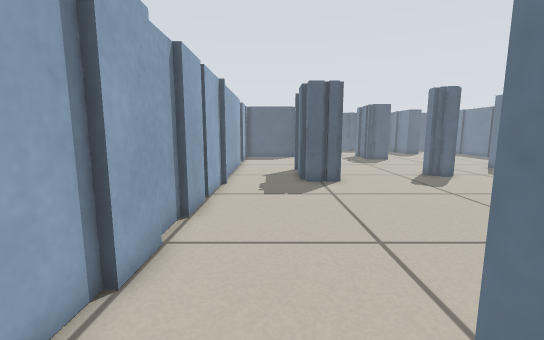
View 1 (above)

20 first-person views from a walk through a world built for the Player/Stage simulator. The camera is 0.51 m above the floor, tilts 8° down and sees 90° across. Floor lines are 1 m apart. The floor is counted in squares, 0.2 m on a side. Each view is taken from the middle of a square. On the plan, view 1 faces up. The plan holds only what a view shows up to about 18 squares ahead; the rest is blank. Robots are left out.

View 2
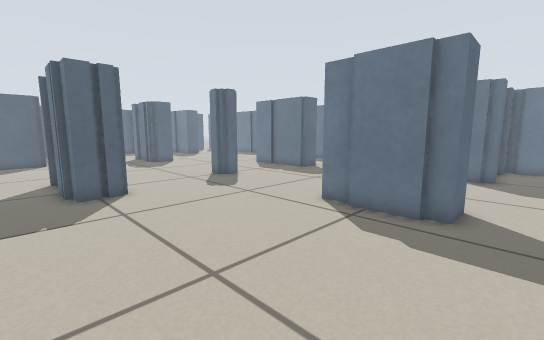

View 3
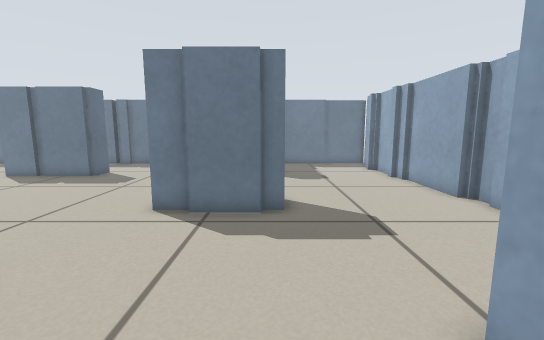

View 4
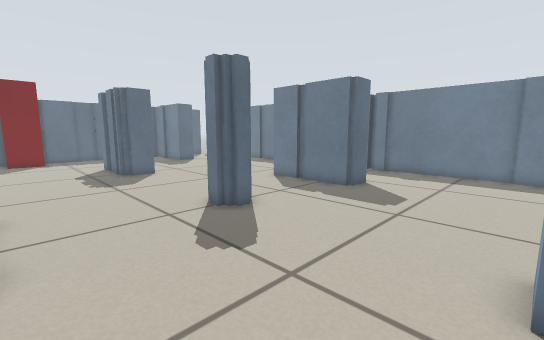

View 5
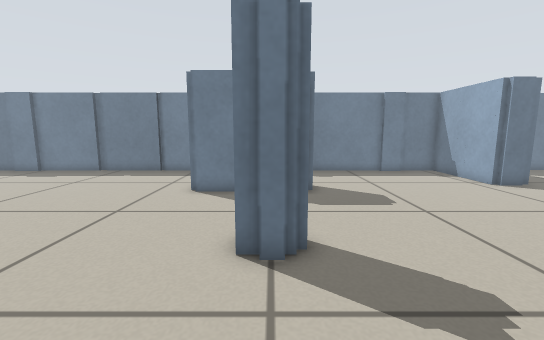

View 6
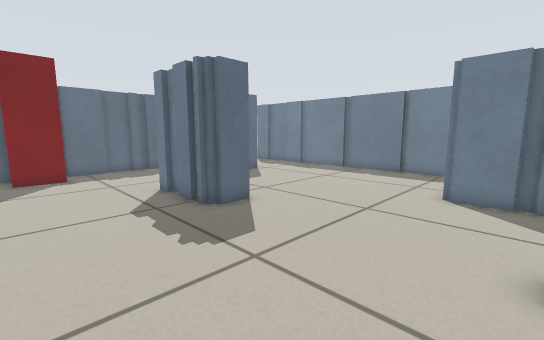

View 7
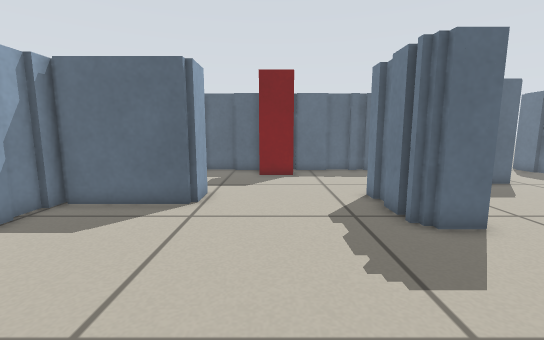

View 8
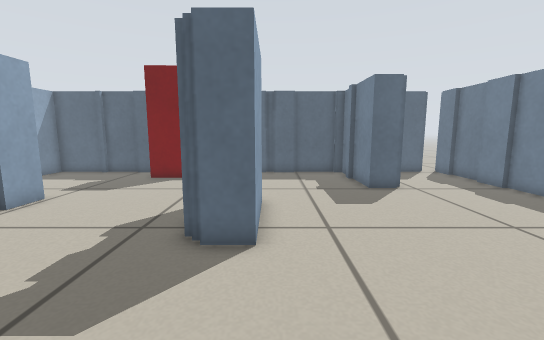

View 9
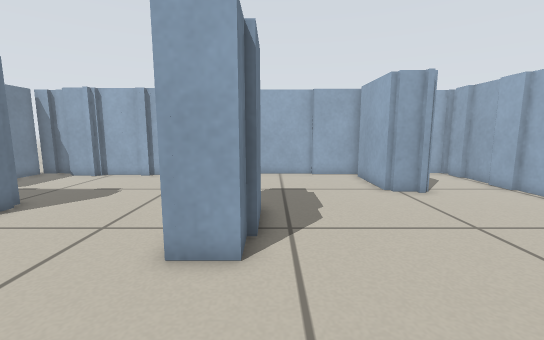

View 10
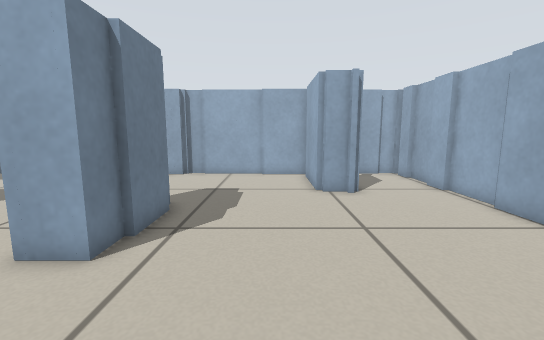

View 11
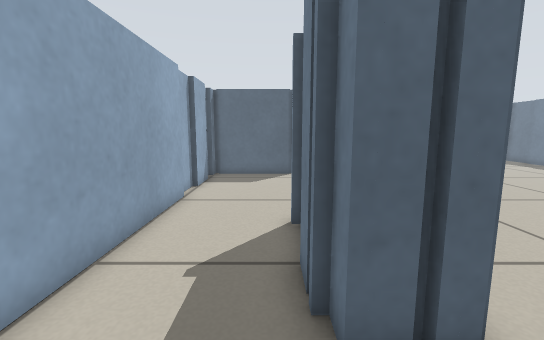

View 12
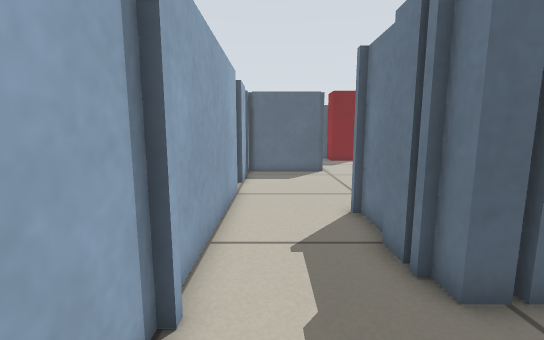

View 13
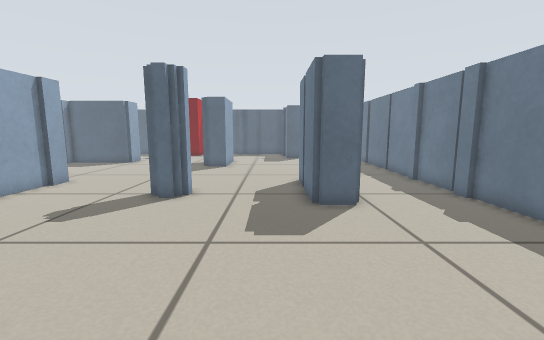

View 14
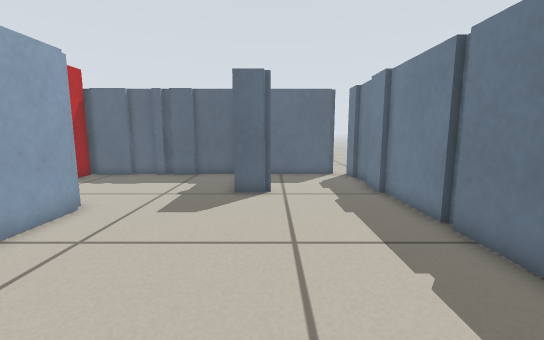

View 15
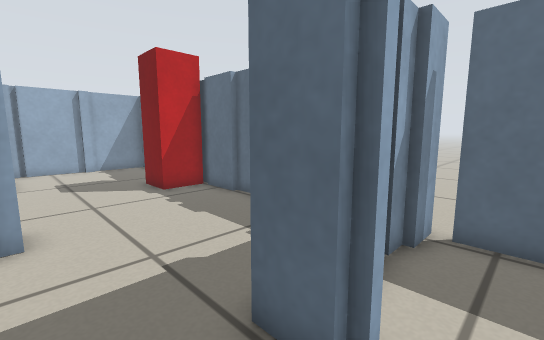

View 16
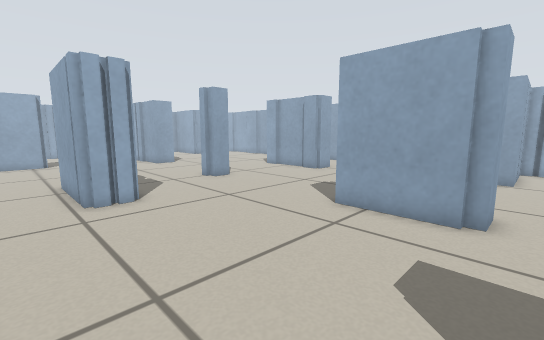

View 17
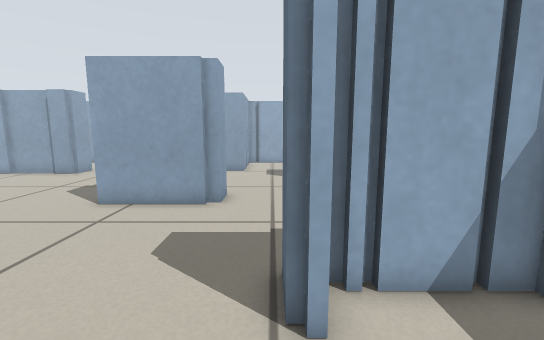

View 18
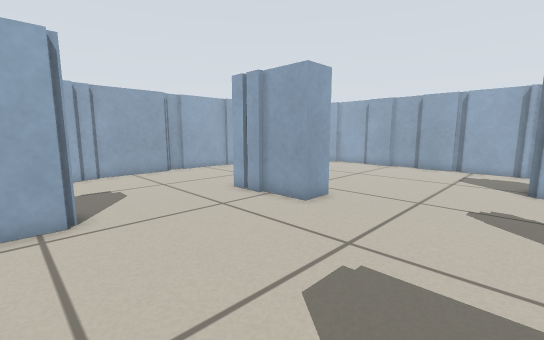

View 19
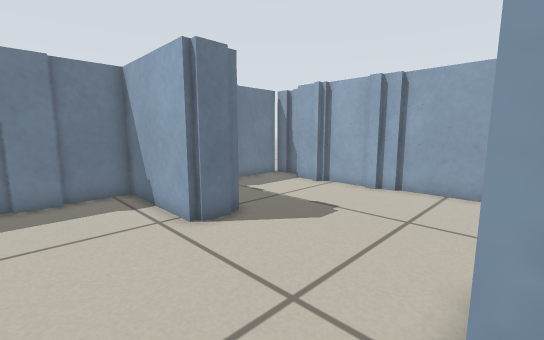

View 20
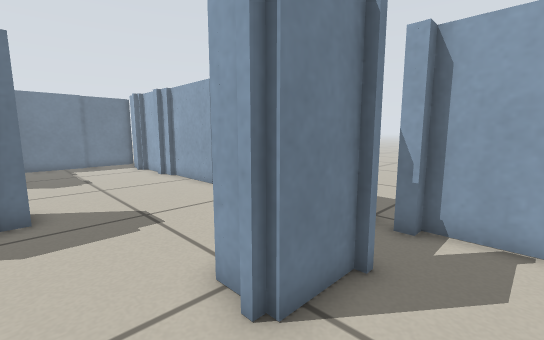

### Floor plan
Key: @ floor where view 1 was taken; # wall or solid block; . floor; B red box.
Columns run from 3 left of view 1 to 22 right of it. Each row starts with its distance up from view 1.
 37                        #.#
 36 ########################.#
 35 #......B B.........#.....#
 34 #......BBB........##.....#
 33 #.................##.....#
 32 #.................#......#
 31 #.................##.....#
 30 #........................#
 29 ######......##...........#
 28 ######......##...........#
 27 #...........##...........#
 26 #...........##...........#
 25 #...........##...........#
 24 #........................#
 23 #........................#
 22 #........................#
 21 #........................#
 20 #........................#
 19 #....##............##....#
 18 #....##............##....#
 17 #....##............##....#
 16 #....##......#.....##....#
 15 #....##............##....#
 14 #....##............##....#
 13 #........................#
 12 #........................#
 11 #........................#
 10 #........................#
  9 #........................#
  8 #...........##...........#
  7 #...........##...........#
  6 #...........##...........#
  5 #...........##......######
  4 #...........##......##  ##
  3 #........................#
  2 #........................#
  1 #...###..................#
  0 #..@###..................#
 -1 #.... #..................#
 -2 #.....#..................#
 -3 #...#####....###########.#
 -4 #####   ######         ###

Positions as (right, up) in squares from view 1, and headings:
1: (0, 0), facing up
2: (0, 2), facing up-right
3: (0, 4), facing right
4: (4, 8), facing up-right
5: (4, 16), facing right
6: (4, 17), facing up-right
7: (5, 18), facing up
8: (11, 19), facing up
9: (8, 13), facing down
10: (5, 13), facing down
11: (1, 11), facing up
12: (-1, 10), facing up
13: (14, 5), facing up
14: (17, 20), facing up
15: (18, 29), facing up-left
16: (19, 30), facing down-left
17: (20, 31), facing left
18: (18, 14), facing down-left
19: (10, 9), facing down-right
20: (-1, 4), facing down-right
